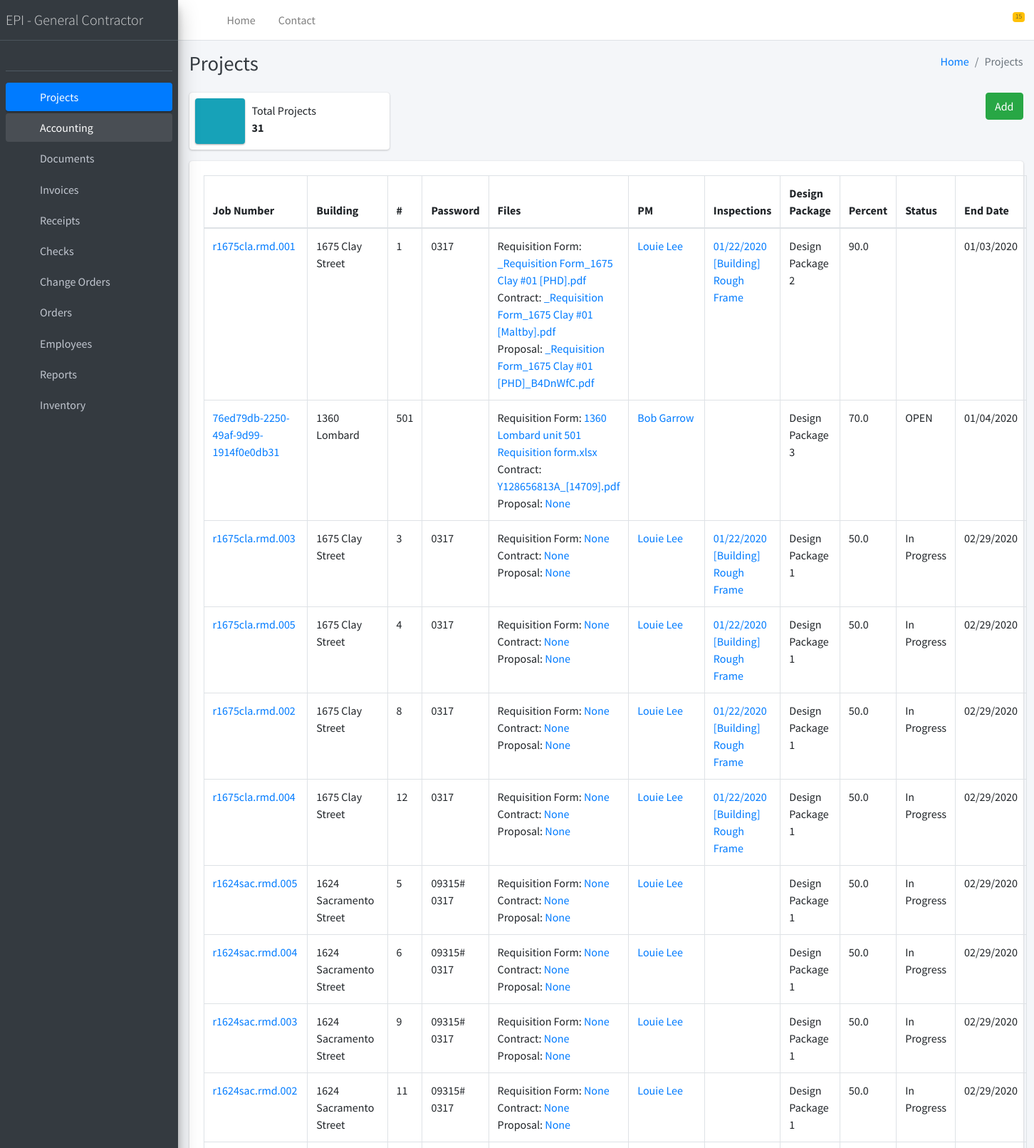
/projects/ (upper part), run on the app's committed database.
### projects/models.py (models this page shows, shortened)
class Project(models.Model):
    legal_entity = models.CharField(max_length=255, blank=True)
    portfolio = models.CharField(max_length=255, blank=True)
    address = models.CharField(max_length=255)
    unit = models.IntegerField(blank=True, default=0)
    zip = models.IntegerField(blank=True, default=0)
    city_state = models.CharField(max_length=255, default="San Francisco, CA")
    passwords = models.CharField(max_length=255, blank=True)
    bedrooms = models.IntegerField(default=0, blank=True)
    bathrooms = models.IntegerField(default=0, blank=True)
    sqFt = models.FloatField(default=0, blank=True)
    percent = models.FloatField(default=0, blank=True)
    jobNumber = models.CharField(max_length=255, unique=True, blank=True)
    start_date = models.DateField(default='1970-01-01', blank=True)
    end_date = models.DateField(default='1970-01-01', blank=True)
    status_type = [
        ('Open', 'Open'),
        ('In Progress', 'In Progress'),
        ('Under Review', 'Under Review'),
        ('Approved', 'Approved'),
        ('Done', 'Done'),
        ('Canceled', 'Canceled'),
        ('Rejected', 'Rejected')
    ]
    status = models.CharField(max_length=255, choices=status_type, default='Open')
    pm_epi = models.ForeignKey(User, models.SET_NULL, blank=True, null=True, verbose_name = "Project Manager EPI")
    rm = models.ForeignKey(Resident_manager, models.SET_NULL, blank=True, null=True, verbose_name = "Resident Manager")
    pm = models.ForeignKey(Project_manager, models.SET_NULL, blank=True, null=True, verbose_name = "Project Manager")
    general_contractor = models.ForeignKey(General_contractor, models.SET_NULL, blank=True, null=True, verbose_name = "General Contractor")
    design_package = models.ForeignKey(Design_package, models.SET_NULL, blank=True, null=True, verbose_name = "Design package")
    rq = models.ForeignKey(Files_storage, models.SET_NULL, blank=True, null=True, related_name='rqs')
    contract = models.ForeignKey(Files_storage, models.SET_NULL, blank=True, null=True, related_name='contracts')
    proposal = models.ForeignKey(Files_storage, models.SET_NULL, blank=True, null=True, related_name='proposals')
    drawings = models.ManyToManyField(Files_storage, related_name='drawings')
    documents = models.ManyToManyField(Document, related_name='documents')
    created_at = models.DateTimeField(auto_now=True)
    updated_at = models.DateTimeField(auto_now_add=True)
    uuid = models.UUIDField(default=uuid.uuid4)
    class Meta:
        verbose_name = 'Project'
        verbose_name_plural = 'Projects'

class General_contractor(models.Model):
    company = models.CharField(max_length=255)
    first_name = models.CharField(max_length=255)
    last_name = models.CharField(max_length=255)
    phone = models.CharField(max_length=255, blank=True)
    email = models.EmailField()
    order_email = models.EmailField()
    created_at = models.DateTimeField(auto_now=True)
    updated_at = models.DateTimeField(auto_now_add=True)
    class Meta:
        verbose_name = 'General Contractor'
        verbose_name_plural = 'General Contractors'
    def __str__(self):
        return self.first_name + " " + self.last_name

class Design_package(models.Model):
    type = models.CharField(max_length=255)
    created_at = models.DateTimeField(auto_now=True)
    updated_at = models.DateTimeField(auto_now_add=True)
    class Meta:
        verbose_name = 'Design Package'
        verbose_name_plural = 'Design Packages'
    def __str__(self):
        return self.type

### file_storage/models.py (models this page shows, shortened)
class Files_storage(models.Model):
    file = models.FileField(upload_to='uploads/', blank=True)
    description = models.CharField(max_length=255, blank=True)
    uuid = models.UUIDField(default=uuid.uuid4, editable=False)
    created_at = models.DateTimeField(auto_now=True)
    updated_at = models.DateTimeField(auto_now_add=True)
    def file_url(self):
        return '../uploads/' + self.file.name
    class Meta:
        verbose_name = 'File Storage'
        verbose_name_plural = 'File Storage'
    def __str__(self):
        return self.file.name

### inspections/models.py (models this page shows, shortened)
class Inspection(models.Model):
    date = models.DateTimeField()
    description = models.TextField(blank=True)
    status_type = [
        ('Passed', 'Passed'),
        ('Failed', 'Failed'),
        ('Partial', 'Partial'),
        ('Scheduled', 'Scheduled'),
    ]
    status = models.CharField(
        max_length=255,
        choices=status_type,
        default = 'Scheduled'
    )
    confirmation_number = models.IntegerField(blank=True)
    type = models.ForeignKey(Inspection_type, models.SET_NULL, blank=True, null=True)
    project = models.ForeignKey(Project, models.SET_NULL, blank=True, null=True, related_name='inspections')
    created_at = models.DateTimeField(auto_now=True)
    updated_at = models.DateTimeField(auto_now_add=True)
    class Meta:
        verbose_name = 'Inspection'
        verbose_name_plural = 'Inspections'

### inspection_types/models.py (models this page shows)
class Inspection_type(models.Model):
    category = [
        ('Electrical', 'Electrical'),
        ('Plumbing', 'Plumbing'),
        ('Building', 'Building'),
    ]
    category = models.CharField(
        max_length=255,
        choices=category
    )
    name = models.CharField(max_length=255)
    code = models.CharField(max_length=255)
    uuid = models.UUIDField(default=uuid.uuid4, editable=False)
    created_at = models.DateTimeField(auto_now=True)
    updated_at = models.DateTimeField(auto_now_add=True)
    class Meta:
        verbose_name = 'Inspection Type'
        verbose_name_plural = 'Inspection Types'
    def __str__(self):
        return '[' + self.category + '] ' + self.name

### projects/views.py (the view)
def index(request, template_name='projects/index.html'):
    projects = Project.objects.filter(~Q(status="Done"))
    data = {
        'project_list': projects
    }
    return render(request, template_name, data)

### templates/projects/index.html (shortened to what this page needs)
{% extends 'base.html' %}
{% load static %}
{% block content %}
  <div class="content-wrapper">
    <div class="content-header">
      <div class="container-fluid">
        <div class="row mb-2">
          <div class="col-sm-6">
            <h1 class="m-0 text-dark">Projects</h1>
          </div>
          <div class="col-sm-6">
            <ol class="breadcrumb float-sm-right">
              <li class="breadcrumb-item"><a href="#">Home</a></li>
              <li class="breadcrumb-item active">Projects</li>
            </ol>
          </div>
        </div>
      </div>
    </div>
    <section class="content">
      <div class="container-fluid">
        <div class="row">
          <div class="col-12 col-sm-6 col-md-3">
            <div class="info-box">
              <span class="info-box-icon bg-info elevation-1"><i class="far fa-building"></i></i></span>
              <div class="info-box-content">
                <span class="info-box-text">Total Projects</span>
                <span class="info-box-number">
                    {{ project_list.count }}
                </span>
              </div>
            </div>
          </div>
            <div class="col-12 col-sm-6 col-md-3 offset-md-6 text-right">
                <a href="{% url 'project_create' %}" class="btn btn-success">Add</a>
            </div>
        </div>
          <div class="row">
          <div class="col-12">
          <div class="card">
              <div class="card-body">
                <table id="projects_table" class="table table-bordered table-condensed">
                  <thead>
                    <tr>
                        <th>Job Number</th>
                        <th>Building</th>
                        <th>#</th>
                        <th>Password</th>
                        <th>Files</th>
                        <th>PM</th>
                        <th>Inspections</th>
                        <th>Design Package</th>
                        <th>Percent</th>
                        <th>Status</th>
                        <th>End Date</th>
                    </tr>
                  </thead>
                  <tbody>
                    {% for project in project_list %}
                    <tr>
                        <td><a href="{% url 'project_read' project.id %}">{{ project.jobNumber }}</a></td>
                        <td>{{ project.address}}</td>
                        <td>{{ project.unit}}</td>
                        <td>{{ project.passwords }}</td>
                        <td>
                            Requisition Form: <a href="{{ project.rq.file_url }}">{{ project.rq }}</a><br />
                            Contract: <a href="{{ project.contract.file_url }}">{{ project.contract }}</a><br />
                            Proposal: <a href="{{ project.proposal.file_url }}">{{ project.proposal }}</a>
                        </td>
                        <td><a href="#">{{ project.general_contractor }}</a></td>
                        <td>
                            {% for inspection in project.inspections.all %}
                                <a href="{% url 'inspection_update' inspection.id %}">{{ inspection.date|date:'m/d/Y' }} {{ inspection.type }}</a> <br />
                            {% endfor%}
                        </td>
                        <td>{{ project.design_package }}</td>
                        <td>{{ project.percent }}</td>
                        <td>{{ project.status }}</td>
                        <td>{{ project.end_date|date:'m/d/Y' }}</td>
                    </tr>
                  {% endfor %}
                  </tbody>
                </table>
              </div>
            </div>
          </div>
        </div>
      </div>
    </section>
  </div>
{% endblock content %}

### data on the page
Project: jobNumber "r1675cla.rmd.001", address "1675 Clay Street", unit "1", passwords "0317", rq "_Requisition Form_1675 Clay #01 [PHD].pdf", contract "_Requisition Form_1675 Clay #01 [Maltby].pdf", proposal "_Requisition Form_1675 Clay #01 [PHD]_B4DnWfC.pdf", general_contractor "Louie Lee", design_package "Design Package 2", percent "90.0", end_date "01/03/2020"
Inspection: date "01/22/2020", type "[Building] Rough Frame"
Project: jobNumber "76ed79db-2250-49af-9d99-1914f0e0db31", address "1360 Lombard", unit "501", rq "1360 Lombard unit 501 Requisition form.xlsx", contract "Y128656813A_[14709].pdf", proposal "None", general_contractor "Bob Garrow", design_package "Design Package 3", percent "70.0", status "OPEN", end_date "01/04/2020"
Project: jobNumber "r1675cla.rmd.003", address "1675 Clay Street", unit "3", passwords "0317", rq "None", contract "None", proposal "None", general_contractor "Louie Lee", design_package "Design Package 1", percent "50.0", status "In Progress", end_date "02/29/2020"
Inspection: date "01/22/2020", type "[Building] Rough Frame"
Project: jobNumber "r1675cla.rmd.005", address "1675 Clay Street", unit "4", passwords "0317", rq "None", contract "None", proposal "None", general_contractor "Louie Lee", design_package "Design Package 1", percent "50.0", status "In Progress", end_date "02/29/2020"
Inspection: date "01/22/2020", type "[Building] Rough Frame"
Project: jobNumber "r1675cla.rmd.002", address "1675 Clay Street", unit "8", passwords "0317", rq "None", contract "None", proposal "None", general_contractor "Louie Lee", design_package "Design Package 1", percent "50.0", status "In Progress", end_date "02/29/2020"
Inspection: date "01/22/2020", type "[Building] Rough Frame"
Project: jobNumber "r1675cla.rmd.004", address "1675 Clay Street", unit "12", passwords "0317", rq "None", contract "None", proposal "None", general_contractor "Louie Lee", design_package "Design Package 1", percent "50.0", status "In Progress", end_date "02/29/2020"
Inspection: date "01/22/2020", type "[Building] Rough Frame"
Project: jobNumber "r1624sac.rmd.005", address "1624 Sacramento Street", unit "5", passwords "09315# 0317", rq "None", contract "None", proposal "None", general_contractor "Louie Lee", design_package "Design Package 1", percent "50.0", status "In Progress", end_date "02/29/2020"
Project: jobNumber "r1624sac.rmd.004", address "1624 Sacramento Street", unit "6", passwords "09315# 0317", rq "None", contract "None", proposal "None", general_contractor "Louie Lee", design_package "Design Package 1", percent "50.0", status "In Progress", end_date "02/29/2020"
Project: jobNumber "r1624sac.rmd.003", address "1624 Sacramento Street", unit "9", passwords "09315# 0317", rq "None", contract "None", proposal "None", general_contractor "Louie Lee", design_package "Design Package 1", percent "50.0", status "In Progress", end_date "02/29/2020"
Project: jobNumber "r1624sac.rmd.002", address "1624 Sacramento Street", unit "11", passwords "09315# 0317", rq "None", contract "None", proposal "None", general_contractor "Louie Lee", design_package "Design Package 1", percent "50.0", status "In Progress", end_date "02/29/2020"

### other printed values
{{ project_list.count }} "31"
